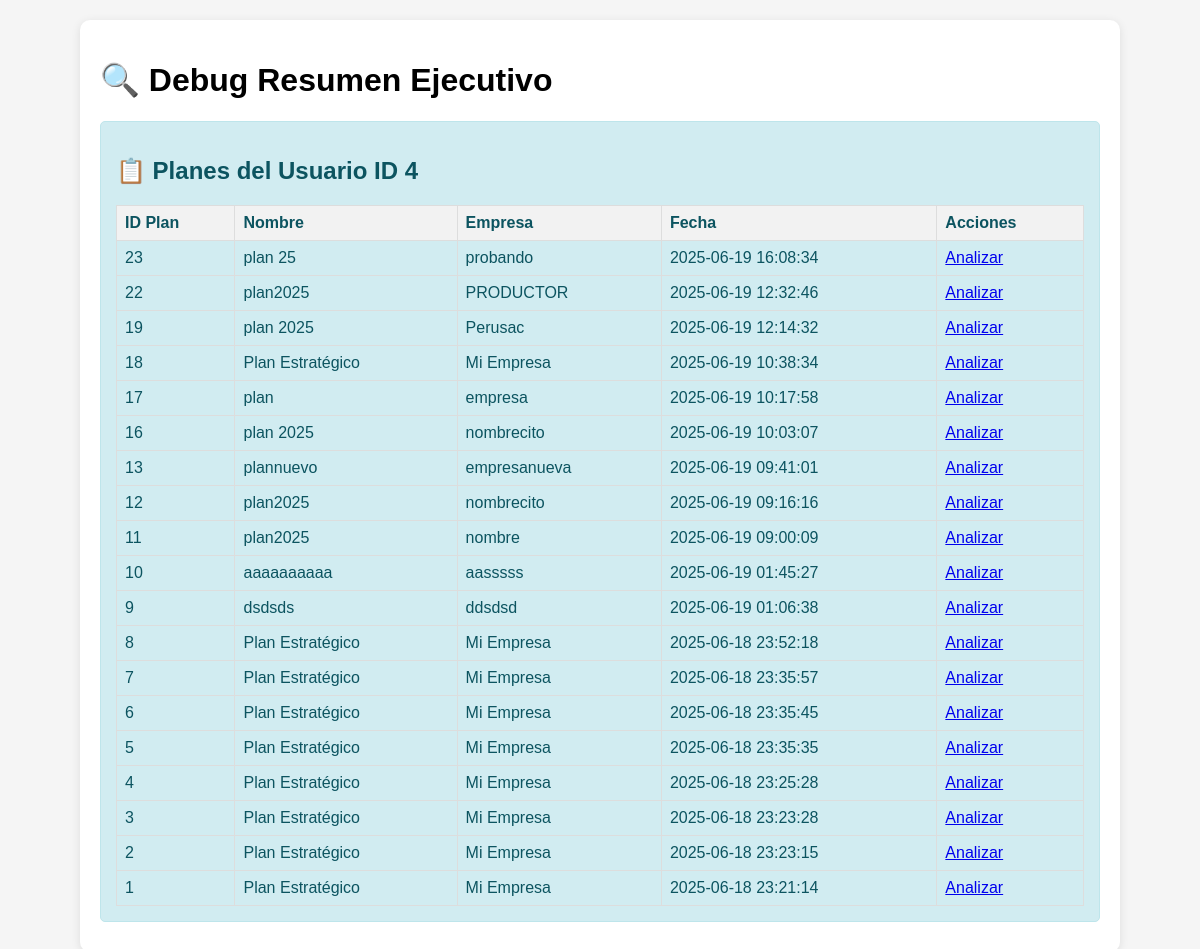
Screenshot of /Vista/debug_resumen.php with the database file from the repository.
### tables this page shows
CREATE TABLE IF NOT EXISTS `tb_plan_estrategico` (
  `id_plan` int(11) NOT NULL AUTO_INCREMENT,
  `id_usuario` int(11) NOT NULL,
  `nombre_plan` varchar(255) NOT NULL,
  `empresa` varchar(255) NOT NULL,
  `descripcion` text DEFAULT NULL,
  `fecha_creacion` datetime DEFAULT current_timestamp(),
  `fecha_modificacion` datetime DEFAULT current_timestamp() ON UPDATE current_timestamp(),
  `estado` enum('borrador','completado','archivado') DEFAULT 'borrador',
  `logo_empresa` varchar(255) DEFAULT NULL,
  PRIMARY KEY (`id_plan`),
  KEY `idx_usuario` (`id_usuario`),
  CONSTRAINT `fk_plan_usuario` FOREIGN KEY (`id_usuario`) REFERENCES `tb_usuario` (`id_usuario`) ON DELETE CASCADE
);

### Vista/debug_resumen.php (the view, shortened to what this page needs)
<!DOCTYPE html>
<html lang="es">
<head>
</head>
<body>
    <div class="container">
        <h1>🔍 Debug Resumen Ejecutivo</h1>
        <?php
        try {
            $conexion = new clsConexion();
            $pdo = $conexion->getConexion();
            echo '<div class="info">';
            echo '<h2>📋 Planes del Usuario ID 4</h2>';
            $stmt = $pdo->prepare("SELECT id_plan, nombre_plan, empresa, fecha_creacion FROM tb_plan_estrategico WHERE id_usuario = 4 ORDER BY fecha_creacion DESC");
            $stmt->execute();
            $planes = $stmt->fetchAll(PDO::FETCH_ASSOC);
            if (count($planes) > 0) {
                echo '<table>';
                echo '<tr><th>ID Plan</th><th>Nombre</th><th>Empresa</th><th>Fecha</th><th>Acciones</th></tr>';
                foreach ($planes as $plan) {
                    echo '<tr>';
                    echo '<td>' . $plan['id_plan'] . '</td>';
                    echo '<td>' . ($plan['nombre_plan'] ?? 'N/A') . '</td>';
                    echo '<td>' . ($plan['empresa'] ?? 'N/A') . '</td>';
                    echo '<td>' . ($plan['fecha_creacion'] ?? 'N/A') . '</td>';
                    echo '<td><a href="?debug_plan=' . $plan['id_plan'] . '">Analizar</a></td>';
                    echo '</tr>';
                }
                echo '</table>';
            }
            echo '</div>';
        } catch (Exception $e) {
            echo '<div class="error">';
            echo '<h2>❌ Error</h2>';
            echo '<p>' . $e->getMessage() . '</p>';
            echo '</div>';
        }
        ?>
    </div>
</body>
</html>

### Vista/debug_resumen.php (style rules this page uses)
body { font-family: Arial, sans-serif; margin: 20px; background-color: #f5f5f5; }
.container { max-width: 1000px; margin: 0 auto; background: white; padding: 20px; border-radius: 10px; box-shadow: 0 2px 10px rgba(0,0,0,0.1); }
.info { background-color: #d1ecf1; border: 1px solid #bee5eb; color: #0c5460; padding: 15px; border-radius: 5px; margin: 10px 0; }
table { width: 100%; border-collapse: collapse; }
th, td { border: 1px solid #ddd; padding: 8px; text-align: left; }
th { background-color: #f2f2f2; }

### rows the page displays
tb_plan_estrategico: id_plan "23", nombre_plan "plan 25", empresa "probando", fecha_creacion "2025-06-19 16:08:34"
tb_plan_estrategico: id_plan "22", nombre_plan "plan2025", empresa "PRODUCTOR", fecha_creacion "2025-06-19 12:32:46"
tb_plan_estrategico: id_plan "19", nombre_plan "plan 2025", empresa "Perusac", fecha_creacion "2025-06-19 12:14:32"
tb_plan_estrategico: id_plan "18", nombre_plan "Plan Estratégico", empresa "Mi Empresa", fecha_creacion "2025-06-19 10:38:34"
tb_plan_estrategico: id_plan "17", nombre_plan "plan", empresa "empresa", fecha_creacion "2025-06-19 10:17:58"
tb_plan_estrategico: id_plan "16", nombre_plan "plan 2025", empresa "nombrecito", fecha_creacion "2025-06-19 10:03:07"
tb_plan_estrategico: id_plan "13", nombre_plan "plannuevo", empresa "empresanueva", fecha_creacion "2025-06-19 09:41:01"
tb_plan_estrategico: id_plan "12", nombre_plan "plan2025", empresa "nombrecito", fecha_creacion "2025-06-19 09:16:16"
tb_plan_estrategico: id_plan "11", nombre_plan "plan2025", empresa "nombre", fecha_creacion "2025-06-19 09:00:09"
tb_plan_estrategico: id_plan "10", nombre_plan "aaaaaaaaaa", empresa "aasssss", fecha_creacion "2025-06-19 01:45:27"
tb_plan_estrategico: id_plan "9", nombre_plan "dsdsds", empresa "ddsdsd", fecha_creacion "2025-06-19 01:06:38"
tb_plan_estrategico: id_plan "8", nombre_plan "Plan Estratégico", empresa "Mi Empresa", fecha_creacion "2025-06-18 23:52:18"
tb_plan_estrategico: id_plan "7", nombre_plan "Plan Estratégico", empresa "Mi Empresa", fecha_creacion "2025-06-18 23:35:57"
tb_plan_estrategico: id_plan "6", nombre_plan "Plan Estratégico", empresa "Mi Empresa", fecha_creacion "2025-06-18 23:35:45"
tb_plan_estrategico: id_plan "5", nombre_plan "Plan Estratégico", empresa "Mi Empresa", fecha_creacion "2025-06-18 23:35:35"
tb_plan_estrategico: id_plan "4", nombre_plan "Plan Estratégico", empresa "Mi Empresa", fecha_creacion "2025-06-18 23:25:28"
tb_plan_estrategico: id_plan "3", nombre_plan "Plan Estratégico", empresa "Mi Empresa", fecha_creacion "2025-06-18 23:23:28"
tb_plan_estrategico: id_plan "2", nombre_plan "Plan Estratégico", empresa "Mi Empresa", fecha_creacion "2025-06-18 23:23:15"
tb_plan_estrategico: id_plan "1", nombre_plan "Plan Estratégico", empresa "Mi Empresa", fecha_creacion "2025-06-18 23:21:14"
